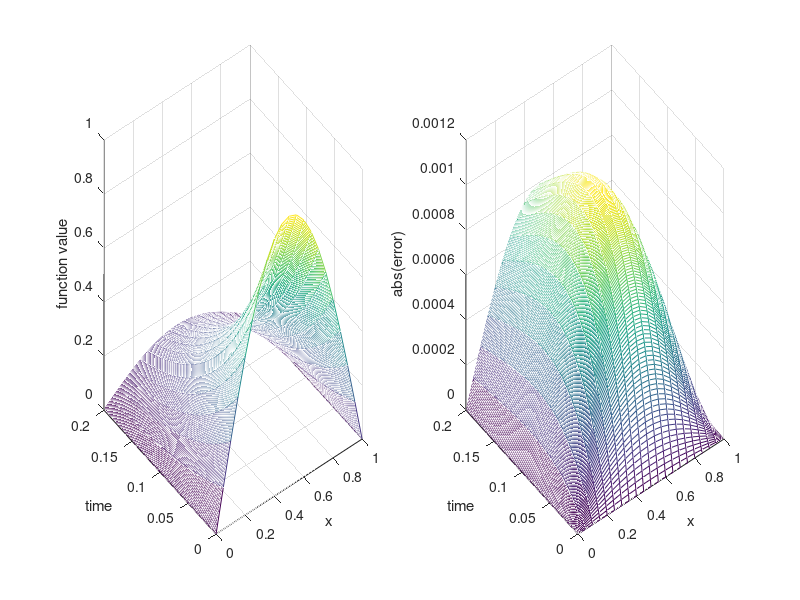

The MATLAB source for this figure:
%This script attempts to find the error of the one dimensional, time dependent heat
%problem by using the explicit euler method.
clear all;
%Create a grid with t e [0.05, 0.5]. x e [0.1]
%Stability with mu < 0.5. mu = (delta t)/(delta x)^2
mu = 0.4;
dX = 1/20;
dT = mu * dX^2;

t = 0:dT:0.2;
x = 0:dX:1;

%Boundary conditions:
U = meshgrid(x,t);
exSol = zeros(length(t),length(x));
error = zeros(length(t),length(x));
%Left time boundary
U(:,1) = 0;
%Right time boundary.
U(:,end) = 0;
%u(x,0) = sin(5*pi*x)/2;
%U(1,:) = sin(pi*x);
U(1,:) = sin(pi*(x));


%Heat equation:
%u_t = u_xx
%Explicit Euler :
% U_(j+1)^n = U_j^n + mu *( U_(j+1)^n  - 2*U_j^n + U_(j-1)^n )


for n = 1:1:(length(t)-1)
    for j = 2:1:(length(x)-1)
        %Find the numerical solution:
        U(n+1,j) = U(n,j) + mu* ( U(n,j+1) - 2*U(n,j) + U(n,j-1));
        
        %Exact solution:
        exSol(n,j) = exp(-pi^2*t(n))*sin(pi*x(j));
        %Error:
        error(n,j) = abs(U(n,j) -exSol(n,j));
    end
end



%plot solution
subplot(1,2,1)
mesh(x,t,U)
xlabel('x')
ylabel('time')
zlabel('function value')
%Plot the error
subplot(1,2,2)
mesh(x,t,error)
xlabel('x')
ylabel('time')
zlabel('abs(error)')
disp('the biggest error is:')
max(error(:))
